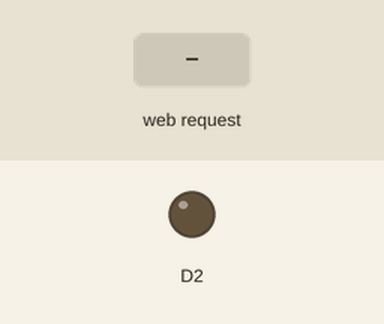
The sketch below on a simulated ESP8266 (NodeMCU). On the bench: output pins drawn as LEDs (lit = HIGH). Inputs (shaded band) come from the test bench. WiFi joins after 1.5 s; servers stay silent unless stated; what the sketch prints to the serial monitor is not drawn.

Above: at 5.7 s.
5.8 s: HTTP request GET /fanon received
At 7.0 s:
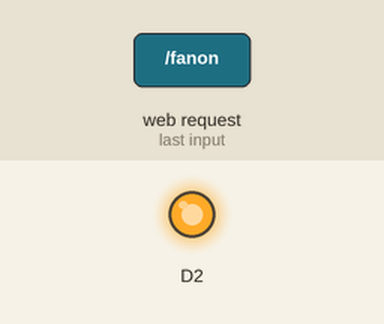
7.3 s: HTTP request GET /fanoff received
At 8.4 s:
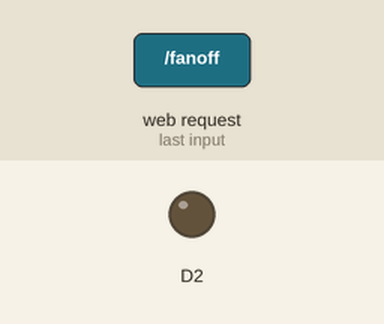
Timing chart, 0 to 10.3 s (numbered marks = the images above; inputs shaded):
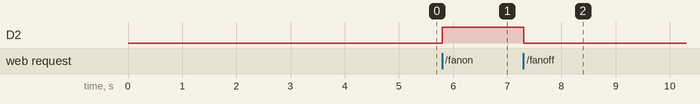

The sketch:

FAN.ino
```cpp
#include <ESP8266WiFi.h>

const char* ssid ="Vyshnav";
const char* password = "10009000";
//const char* ssid ="Vyshnav";
//const char* password = "12344321";

WiFiServer server(80);

IPAddress staticIP(192,168,43,49);
//IPAddress gateway(192,168,43,1);
IPAddress subnet(255,255,255,0);
IPAddress dns(8,8,8,8);


void setup() {
  pinMode(D2, OUTPUT);
  digitalWrite(D2, LOW);
  Serial.begin(9600);
  Serial.print("Connecting to ");
  Serial.println(ssid);

  WiFi.mode(WIFI_STA);
  WiFi.begin(ssid, password);

  WiFi.disconnect();
  WiFi.config(staticIP,subnet,dns);
  WiFi.begin(ssid, password);

  while (WiFi.status() != WL_CONNECTED) {
    delay(500);
    Serial.print(".");
  }

  Serial.println("");
  Serial.println("NodeMCU is connected to WiFi");
  Serial.print("IP address: ");
  Serial.println(WiFi.localIP());
  server.begin();
  delay(3000);
}

void loop() {
  WiFiClient client;
  client = server.available();

 if (client == 1) {
    String request = client.readStringUntil('\n');
    client.flush();
    Serial.println(request);
    if (request.indexOf("fanon") != -1)
    { digitalWrite(D2, HIGH);
      Serial.println("FAN is ON");
    }

    if (request.indexOf("fanoff") != -1)
    { digitalWrite(D2, LOW);
      Serial.println("FAN is OFF");
    }

    client.println("HTTP/1.1 200 OK");
    client.println("Content-Type: text/html");
    client.println("");

    client.println("<!DOCTYPE HTML>");
    client.println("<html>");
    client.println("<head>");
    client.println("<title> Controlling FAN </title>");
    client.println("</head>");
    client.println("<body align= \"center\" >");
    client.println("<h1> <font size = \"25\" face = \"Cooper\" >  NodeMCU and Wifi Network  </font> </h1> ");

    client.println("<p> <a href=\"/fanon\">  <button style=\"height:60px; background-color: yellow; width:200px; cursor: pointer\">FAN ON  </button> <a> </font></p> ");
    client.println("<p> <a href=\"/fanoff\"> <button style=\"height:60px; background-color: yellow; width:200px; cursor: pointer\" >FAN OFF </button> <a> </font></p> ");
    client.println("</body>");
    client.println("</html>");

    Serial.println("Client disonnected");
    Serial.println("------------------");
    Serial.println("                  ");

  }
}
```

Measured:
- after the input at 5.8 s, D2: LOW → HIGH at once
- after the input at 7.3 s, D2: HIGH → LOW at once
